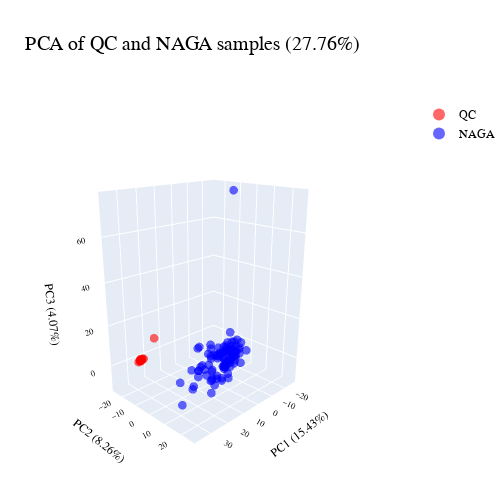

Here is the notebook cell this chart was saved with:
### Code cell
from sklearn.decomposition import PCA
import plotly.express as px

filtered_df = ex_df_log2[ex_df_log2.index.str.startswith('QC') | ex_df_log2.index.str.startswith('NAG')]

pca = PCA(n_components=3)
pca_result = pca.fit_transform(filtered_df)

explained_variance = pca.explained_variance_ratio_
total_explained_variance = explained_variance.sum()

pca_df = pd.DataFrame(data=pca_result, columns=['PC1', 'PC2', 'PC3'])
pca_df['sample'] = filtered_df.index
pca_df['group'] = pca_df['sample'].apply(lambda x: 'NAGA' if x.startswith('NAG') else 'QC')

fig = px.scatter_3d(pca_df, x='PC1', y='PC2', z='PC3', color='group', hover_name='sample',
                    hover_data={'PC1': False, 'PC2': False, 'PC3': False, 'group': False},
                    color_discrete_map={'NAGA': 'blue', 'QC': 'red'})
fig.update_traces(marker=dict(size=3, opacity=0.6)) 

fig.update_layout(
    title=f'PCA of QC and NAGA samples ({total_explained_variance:.2%})',
    title_font_size=20,
    legend=dict(
        title_text='',  
        itemsizing='constant', 
        font=dict(size=12) 
    ),
    scene=dict(
        xaxis_title=f'PC1 ({explained_variance[0]:.2%})',
        yaxis_title=f'PC2 ({explained_variance[1]:.2%})',
        zaxis_title=f'PC3 ({explained_variance[2]:.2%})'
    ),
    font=dict(family="Arial", size=10, color="black"),
    margin=dict(l=0, r=0, b=0, t=100),  
    width=500, 
    height=491
)
fig.update_scenes(camera=dict(eye=dict(x=2, y=2, z=1)))
fig.show()

### Figure 1 — Plotly figure (JSON) as saved in the notebook; plotly's stock layout.template omitted (floating-point values rounded to 4 significant figures)
{"data": [{"customdata": [["QC"], ["QC"], ["QC"], ["QC"], ["QC"], ["QC"], ["QC"], ["QC"], ["QC"], ["QC"], ["QC"], ["QC"]], "hovertemplate": "<b>%{hovertext}</b><br><br><extra></extra>", "hovertext": ["QC_EXID40000006970893_in_CTEPH", "QC_EXID40000006971246_in_CTEPH", "QC_EXID40000006971223_in_CTEPH", "QC_EXID40000009491274_in_NAGA_1", "QC_EXID40000009490828_in_NAGA_1", "QC_EXID40000009491286_in_NAGA_1", "QC_EXID40000009491585_in_NAGA_1", "QC_EXID40000009492018_in_NAGA_1", "QC_EXID40000009492315_in_NAGA_1", "QC_EXID40000009517576_in_NAGA_2", "QC_EXID40000009517578_in_NAGA_2", "QC_EXID40000009517596_in_NAGA_2"], "legendgroup": "QC", "marker": {"color": "red", "opacity": 0.6, "size": 3, "symbol": "circle"}, "mode": "markers", "name": "QC", "scene": "scene", "showlegend": true, "type": "scatter3d", "x": [26.15, 25.18, 24.89, 14.74, 25.45, 23.45, 24.33, 24.45, 24.97, 24.17, 25.76, 25.91], "y": [-23.76, -23.49, -23.65, -25.85, -23.37, -23.41, -23.57, -23.63, -23.29, -23.4, -23.14, -23.01], "z": [-1.222, 0.1058, -0.5719, 6.727, -0.717, -0.3755, -0.5671, -0.3935, -0.9204, -0.0664, -0.2097, -0.5892]}, {"customdata": [["NAGA"], ["NAGA"], ["NAGA"], ["NAGA"], ["NAGA"], ["NAGA"], ["NAGA"], ["NAGA"], ["NAGA"], ["NAGA"], ["NAGA"], ["NAGA"], ["NAGA"], ["NAGA"], ["NAGA"], ["NAGA"], ["NAGA"], ["NAGA"], ["NAGA"], ["NAGA"], ["NAGA"], ["NAGA"], ["NAGA"], ["NAGA"], ["NAGA"], ["NAGA"], ["NAGA"], ["NAGA"], ["NAGA"], ["NAGA"], ["NAGA"], ["NAGA"], ["NAGA"], ["NAGA"], ["NAGA"], ["NAGA"], ["NAGA"], ["NAGA"], ["NAGA"], ["NAGA"], ["NAGA"], ["NAGA"], ["NAGA"], ["NAGA"], ["NAGA"], ["NAGA"], ["NAGA"], ["NAGA"], ["NAGA"], ["NAGA"], ["NAGA"], ["NAGA"], ["NAGA"], ["NAGA"], ["NAGA"], ["NAGA"], ["NAGA"], ["NAGA"], ["NAGA"], ["NAGA"], ["NAGA"], ["NAGA"], ["NAGA"], ["NAGA"], ["NAGA"], ["NAGA"], ["NAGA"], ["NAGA"], ["NAGA"], ["NAGA"], ["NAGA"], ["NAGA"], ["NAGA"], ["NAGA"], ["NAGA"], ["NAGA"], ["NAGA"], ["NAGA"], ["NAGA"], ["NAGA"], ["NAGA"], ["NAGA"], ["NAGA"], ["NAGA"], ["NAGA"], ["NAGA"], ["NAGA"], ["NAGA"], ["NAGA"], ["NAGA"], ["NAGA"], ["NAGA"], ["NAGA"], ["NAGA"], ["NAGA"], ["NAGA"], ["NAGA"], ["NAGA"], ["NAGA"], ["NAGA"]], "hovertemplate": "<b>%{hovertext}</b><br><br><extra></extra>", "hovertext": ["NAG10046", "NAG15168", "NAG13235", "NAG10562", "NAG12119", "NAG13783", "NAG16310", "NAG10787", "NAG14700", "NAG12374", "NAG15823", "NAG32914", "NAG12514", "NAG20402", "NAG11740", "NAG13289", "NAG12056", "NAG14206", "NAG15606", "NAG17451", "NAG12131", "NAG10511", "NAG14694", "NAG13377", "NAG11814", "NAG12943", "NAG10414", "NAG16711", "NAG35230", "NAG18129", "NAG17434", "NAG14074", "NAG12759", "NAG10572", "NAG10740", "NAG11630", "NAG16924", "NAG10791", "NAG21552", "NAG12123", "NAG11718", "NAG15746", "NAG10477", "NAG13492", "NAG11747", "NAG14137", "NAG13329", "NAG29937", "NAG12513", "NAG11085", "NAG19250", "NAG11829", "NAG19758", "NAG14994", "NAG17137", "NAG14837", "NAG18808", "NAG17332", "NAG16218", "NAG19015", "NAG15733", "NAG12279", "NAG10824", "NAG12945", "NAG19688", "NAG12815", "NAG12616", "NAG11111", "NAG11769", "NAG15736", "NAG18333", "NAG14006", "NAG12470", "NAG13150", "NAG13917", "NAG10751", "NAG12013", "NAG17973", "NAG11420", "NAG10422", "NAG10665", "NAG13076", "NAG17553", "NAG11442", "NAG14555", "NAG12162", "NAG14320", "NAG15155", "NAG19732", "NAG13384", "NAG16518", "NAG11101", "NAG19700", "NAG17725", "NAG16075", "NAG19326", "NAG14738", "NAG13821", "NAG15346", "NAG13406"], "legendgroup": "NAGA", "marker": {"color": "blue", "opacity": 0.6, "size": 3, "symbol": "circle"}, "mode": "markers", "name": "NAGA", "scene": "scene", "showlegend": true, "type": "scatter3d", "x": [0.4715, -20.63, 6.27, 4.334, -26.35, 5.249, -21.86, -16.56, 9.664, 0.8133, 5.756, -9.355, 12.7, 9.287, -7.092, 15.61, 32.09, -3.432, -13.15, -20.58, -0.6949, -14.9, -17.49, -10.57, -3.726, -24.68, -9.376, 4.333, -10.76, -4.245, -6.263, -1.623, -1.373, 8.992, -5.169, -6.58, 17.46, -14.21, -18.11, -15.56, 6.294, 19.0, -7.629, -20.47, 4.072, -18.0, -17.93, -0.5782, 11.61, -23.95, -5.562, -17.36, -10.95, 3.857, -20.61, 0.6246, -15.56, -5.003, -11.74, -3.894, 8.551, -16.49, 36.96, 2.295, 4.426, 23.04, 14.72, -3.587, -8.199, 22.08, -10.83, 3.358, -4.365, -13.62, 20.19, 4.343, 9.9, -7.646, 16.18, -16.96, -14.3, 22.17, -3.65, 8.454, -13.18, 28.04, -10.05, -13.0, -7.048, -18.89, -7.996, -8.507, -8.751, -7.569, -0.6483, 8.423, -16.75, 3.285, -3.079, -5.672], "y": [0.7721, -4.204, -1.174, -1.676, -1.808, 2.103, -1.711, -6.155, -4.902, -0.8102, -2.746, 1.993, 11.37, 8.173, -4.834, 15.83, 19.69, 7.86, -3.201, -0.568, 5.95, -5.079, -3.935, 2.833, 9.733, -8.771, 3.491, 10.95, -0.5562, 7.859, 4.332, 6.105, -4.747, 17.41, 3.084, 0.4448, 12.79, -4.914, -4.324, -0.8927, 11.4, 9.321, 1.868, -7.471, 13.44, -5.774, -1.876, 7.246, 13.41, -4.38, -7.371, -4.11, -4.012, 9.723, -3.276, -0.9174, 2.737, -0.6726, 2.098, 4.793, 14.91, 1.423, 18.74, -7.144, 14.68, 10.63, 12.69, -1.406, -3.551, 0.8344, -7.037, 11.27, -1.468, -0.5257, 18.68, 14.19, 0.2545, 0.3551, 17.66, -0.96, -4.333, 20.94, 2.523, 13.26, -1.642, 26.06, -3.576, -3.247, 7.353, -3.493, -3.842, -1.28, 3.052, -3.079, 6.479, -1.692, -3.148, -7.188, -4.637, 8.908], "z": [2.149, -4.973, -1.998, -5.195, -5.671, -0.8406, 0.3336, 0.622, -4.695, 1.094, -3.543, -1.073, 2.161, 0.4763, -3.046, -1.625, 4.822, 0.79, -1.551, -10.25, -2.63, -1.231, 1.481, -1.818, -0.5513, -2.381, -0.5726, 1.016, -1.195, 3.426, -1.842, -3.143, 0.0745, 2.018, -3.668, 3.842, 2.662, 0.1433, -3.29, -3.498, -4.9, 1.136, -3.749, 75.9, -3.672, 5.9, -0.592, -1.282, 0.3221, -4.08, 2.62, -0.7317, -5.016, 0.7596, 1.769, -0.3258, -2.068, 0.12, -2.716, -1.949, 3.201, -0.4247, -0.6787, 4.195, 2.664, -1.376, -1.116, -0.3149, -2.108, -3.963, -0.6424, 1.432, -2.083, -0.6841, 3.811, 4.54, -2.904, -4.521, 2.534, -3.597, -2.443, 6.45, 0.2928, -2.146, -0.9874, 4.141, -2.048, -1.514, -0.9822, -6.849, -3.278, 0.1819, -3.16, -0.8929, -1.826, -4.209, -2.393, 3.764, 2.333, 2.123]}], "layout": {"font": {"color": "black", "family": "Arial", "size": 10}, "height": 491, "legend": {"font": {"size": 12}, "itemsizing": "constant", "title": {"text": ""}, "tracegroupgap": 0}, "margin": {"b": 0, "l": 0, "r": 0, "t": 100}, "scene": {"camera": {"eye": {"x": 2, "y": 2, "z": 1}}, "domain": {"x": [0, 1], "y": [0, 1]}, "xaxis": {"title": {"text": "PC1 (15.43%)"}}, "yaxis": {"title": {"text": "PC2 (8.26%)"}}, "zaxis": {"title": {"text": "PC3 (4.07%)"}}}, "title": {"font": {"size": 20}, "text": "PCA of QC and NAGA samples (27.76%)"}, "width": 500}}
